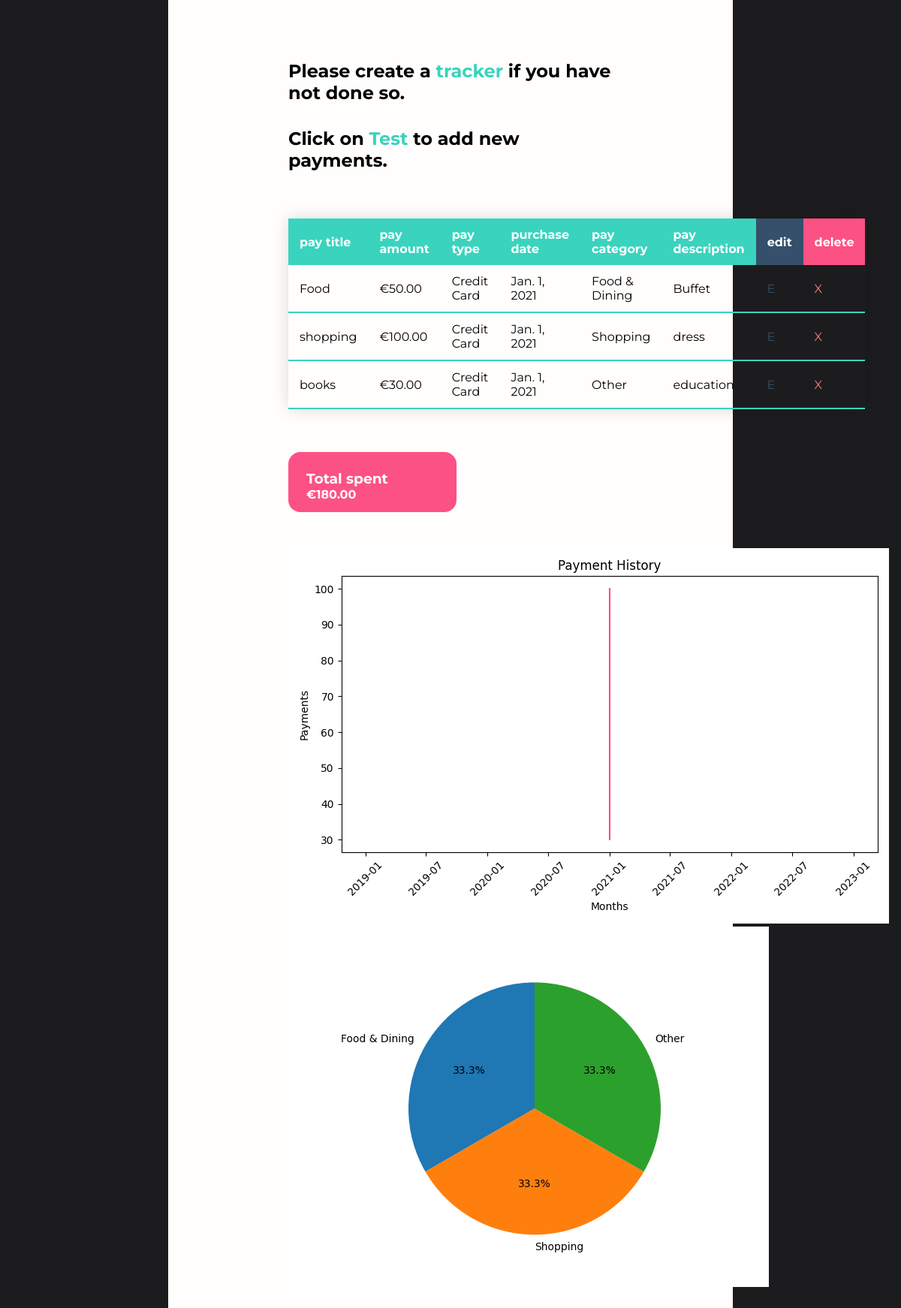
The app's page /trackerviews/ (signed in) with its own data.
### tracker/models.py (models this page shows, shortened)
class FinancialTracker(models.Model):
    tracker_user = models.ForeignKey(
        User, on_delete=models.CASCADE, related_name="financialtracker", null=True
    )
    tracker_name = models.CharField(max_length=30)

class TrackerItem(models.Model):
    tracker = models.ForeignKey(FinancialTracker, on_delete=models.CASCADE)
    pay_title = models.CharField(max_length=25)
    pay_amt = models.DecimalField(max_digits=6, decimal_places=2)
    pay_type = models.CharField(max_length=25)
    category = models.CharField(max_length=25)
    pay_description = models.CharField(max_length=100)
    purchase_date = models.DateField(auto_now_add=False, auto_now=False)

### tracker/views.py (the view, shortened to what this page needs)
# urls.py: path("trackerviews/", tracker_view.view_trackers, name="view"),
def view_trackers(request):
    current_user = request.user
    total_spent = get_total_spent_info(request)
    dates = get_db_dates(current_user.id)
    amount_spent = get_expenses(current_user.id)
    chart = ""
    pie_chart = ""
    if len(dates) > 0 and len(amount_spent) > 0:
        dates, amount_spent = zip(*sorted(zip(dates, amount_spent)))
        chart = get_payment_history_plot(dates, amount_spent)
        categories = get_categories_for_current_user(current_user.id)
        filtered_categories = {}
        for i in categories:
            category_count = get_category_count(categories, i)
            filtered_categories.update({i: category_count})
        pie_chart = get_category_spending_plot(
            filtered_categories.keys(), filtered_categories.values()
        )
    if FinancialTracker.objects.filter(id=current_user.id).exists():
        ft = FinancialTracker.objects.get(id=current_user.id)
        context = {
            "id": current_user.id,
            "ft": ft,
            "totalspent": total_spent,
            "chart": chart,
            "piechart": pie_chart,
        }
        return render(request, "tracker/tracker_views.html", context)

### tracker/models.py (called while the page is built)
def calculate_total_spent(id):
    total = 0
    items = TrackerItem.objects.filter(tracker_id=id)
    for i in items:
        total += i.pay_amt
    return total

def get_expenses(id):
    pay_amounts = []
    items = TrackerItem.objects.filter(tracker_id=id)
    for i in items:
        pay_amounts.append(i.pay_amt)
    return pay_amounts

def get_db_dates(id):
    dates = []
    items = TrackerItem.objects.filter(tracker_id=id)
    for i in items:
        dates.append(i.purchase_date)
    return dates

def get_categories_for_current_user(id):
    items = TrackerItem.objects.filter(tracker_id=id)
    categories = []
    for item in items:
        categories.append(item.category)
    return categories

def get_category_count(categories_list, category_query):
    category_count = 0
    for category in categories_list:
        if category == category_query:
            category_count += 1
    return category_count

def get_graph():
    buffer = BytesIO()
    plt.savefig(buffer, format="png")
    buffer.seek(0)
    image_png = buffer.getvalue()
    graph = base64.b64encode(image_png)
    graph = graph.decode("utf-8")
    buffer.close()
    return graph

def get_payment_history_plot(x, y):
    plt.switch_backend("AGG")
    plt.figure(figsize=(8, 5))
    plt.title("Payment History")
    plt.plot(x, y, color="#fc5185")
    plt.xticks(rotation=45)
    plt.xlabel("Months")
    plt.ylabel("Payments")
    plt.tight_layout()
    graph = get_graph()
    return graph

def get_category_spending_plot(categories, category_counts):
    plt.switch_backend("AGG")
    plt.figure(figsize=(8, 5))
    plt.title("Payment History")
    print(categories)
    fig1, ax1 = plt.subplots()
    ax1.pie(category_counts, labels=categories, autopct="%1.1f%%", startangle=90)
    ax1.axis("equal")
    graph = get_graph()
    return graph

### tracker/views.py (called while the page is built)
def get_total_spent_info(request):
    current_user = request.user
    return calculate_total_spent(current_user.id)

### template/tracker/tracker_views.html (shortened to what this page needs)
<!DOCTYPE html>
<html lang="en">
<head>
    {% load static %}
    <link rel="stylesheet" type="text/css" href="{% static 'css/index.css' %}">
</head>
<body>
    {% if user.is_authenticated %}
    <div class="tracker-view-container">
        <h2>Please create a <a href="/createtracker/{{id}}">tracker</a> if you have not done so.</h2>
            {% block content %}
                {% for tracker in user.financialtracker.all %}
                    <h2 class="tracker-name">
                        Click on <a href="/userhome/{{tracker.id}}">{{tracker.tracker_name}}</a> to add new payments.
                    </h2>
                {% endfor %}
                <br><br>
                <div>
                    <table class="table-info">
                        <thead>
                            <tr>
                                <th>pay title</th>
                                <th>pay amount</th>
                                <th>pay type</th>
                                <th>purchase date</th>
                                <th>pay category</th>
                                <th>pay description</th>
                                <th class="edit">edit</th>
                                <th class="delete">delete</th>
                            </tr>
                        </thead>
                        {% for item in ft.trackeritem_set.all%}
                        <tbody>
                            <tr class="row">
                                <td>{{item.pay_title}}</td>
                                <td>€{{item.pay_amt}}</td>
                                <td>{{item.pay_type}}</td>
                                <td>{{item.purchase_date}}</td>
                                <td>{{item.category}}</td>
                                <td>{{item.pay_description}}</td>
                                <td><a href="{% url 'edit-tracker-items' item.id%}" class="edit-option" style="color: #364f6b">E</a></td>
                                <td><a href="{% url 'delete-tracker-item' item.id %}" class="delete-option" style="color:lightcoral">X</a></td>
                            </tr>
                        </tbody>
                        {% endfor %}
                    </table>
                </div>
                <div class="total-spent">
                    <h3>Total spent</h3>
                    <h4>€{{totalspent}}</h4>
                </div>
                <div class="payment-history-graph">
                    {% if chart %}
                        <img>
                    {% endif %}
                </div>
                <div class="category-chart">
                    {% if piechart %}
                        <img>
                    {% endif %}
                </div>
            {% endblock %}
    </div>
    {% else %}
        <script>
            redirect('/login');
        </script>
    {% endif %}
</body>
</html>

### static/css/index.css (style rules this page uses)
:root { --bg-color-primary:#3ad3be; --text-color-primary:rgb(255, 254, 252); --text-color-secondary: #1c1c1f; }
a { text-decoration: none; }
* { margin: 0; padding: 0; box-sizing: border-box; }
html { height: 100%; }
body { background-color: #1c1c1f; }
.tracker-view-container { font-family: Montserrat,sans-serif ; background: rgb(255, 254, 252); padding: 5rem 10rem 5rem 10rem; margin:0 14rem 0 14rem; display: flex; flex-direction: column; justify-content: flex-start; }
.tracker-view-container a { text-decoration: none; color: var(--bg-color-primary); }
.tracker-name { margin-top: 2rem; }
.table-info { font-family: Montserrat,sans-serif; font-size: 1rem; border-collapse: collapse; margin: 25px 0; min-width: 400px; box-shadow: 0 0 20px rgba(0, 0, 0, 0.15); }
.table-info thead tr { background-color: var(--bg-color-primary); color: #ffffff; text-align: left; }
.table-info th, .table-info td { padding: 12px 15px; }
.delete { background-color: #fc5185; }
.edit { background-color: #364f6b; }
.edit-option, a { color: #364f6b; }
.table-info tbody tr:last-of-type { border-bottom: 2px solid var(--bg-color-primary); }
.total-spent { width: 14rem; margin-top: 2rem; background-color: #fc5185; color: var(--text-color-primary); padding: 1.5rem; border-radius: 1rem; height: 5rem; }
.payment-history-graph { margin-top: 3rem; }

### records on screen
FinancialTracker: tracker_name "Test"
TrackerItem: pay_title "Food", pay_amt "50.00", pay_type "Credit Card", purchase_date "Jan. 1, 2021", category "Food & Dining", pay_description "Buffet"
TrackerItem: pay_title "shopping", pay_amt "100.00", pay_type "Credit Card", purchase_date "Jan. 1, 2021", category "Shopping", pay_description "dress"
TrackerItem: pay_title "books", pay_amt "30.00", pay_type "Credit Card", purchase_date "Jan. 1, 2021", category "Other", pay_description "education"

### other values on screen
{{ totalspent }} "180.00"
